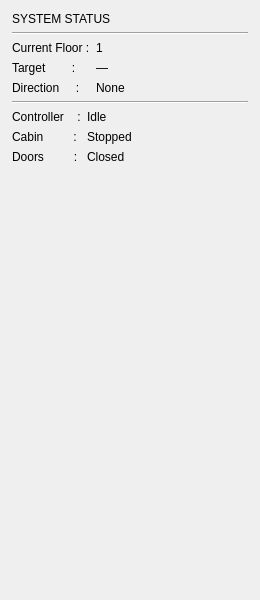
<?xml version="1.0" encoding="UTF-8"?>
<ui version="4.0">
 <class>StatusPanel</class>
 <widget class="QWidget" name="StatusPanel">
  <property name="geometry">
   <rect>
    <x>0</x>
    <y>0</y>
    <width>260</width>
    <height>600</height>
   </rect>
  </property>
  <layout class="QVBoxLayout" name="mainLayout">
   <property name="spacing">
    <number>6</number>
   </property>
   <property name="leftMargin">
    <number>12</number>
   </property>
   <property name="topMargin">
    <number>12</number>
   </property>
   <property name="rightMargin">
    <number>12</number>
   </property>
   <property name="bottomMargin">
    <number>12</number>
   </property>
   <item>
    <widget class="QLabel" name="titleLabel">
     <property name="objectName">
      <string notr="true">panelTitle</string>
     </property>
     <property name="text">
      <string>SYSTEM STATUS</string>
     </property>
    </widget>
   </item>
   <item>
    <widget class="QFrame" name="divider1">
     <property name="objectName">
      <string notr="true">dividerLine</string>
     </property>
     <property name="frameShape">
      <enum>QFrame::HLine</enum>
     </property>
     <property name="frameShadow">
      <enum>QFrame::Sunken</enum>
     </property>
    </widget>
   </item>
   <item>
    <layout class="QFormLayout" name="positionForm">
     <property name="fieldGrowthPolicy">
      <enum>QFormLayout::AllNonFixedFieldsGrow</enum>
     </property>
     <property name="rowWrapPolicy">
      <enum>QFormLayout::DontWrapRows</enum>
     </property>
     <item row="0" column="0">
      <widget class="QLabel" name="currentFloorKeyLabel">
       <property name="objectName">
        <string notr="true">statusKey</string>
       </property>
       <property name="text">
        <string>Current Floor :</string>
       </property>
      </widget>
     </item>
     <item row="0" column="1">
      <widget class="QLabel" name="currentFloorValue">
       <property name="objectName">
        <string notr="true">statusValue</string>
       </property>
       <property name="text">
        <string>1</string>
       </property>
      </widget>
     </item>
     <item row="1" column="0">
      <widget class="QLabel" name="targetKeyLabel">
       <property name="objectName">
        <string notr="true">statusKey</string>
       </property>
       <property name="text">
        <string>Target        :</string>
       </property>
      </widget>
     </item>
     <item row="1" column="1">
      <widget class="QLabel" name="targetValue">
       <property name="objectName">
        <string notr="true">statusValue</string>
       </property>
       <property name="text">
        <string>—</string>
       </property>
      </widget>
     </item>
     <item row="2" column="0">
      <widget class="QLabel" name="directionKeyLabel">
       <property name="objectName">
        <string notr="true">statusKey</string>
       </property>
       <property name="text">
        <string>Direction     :</string>
       </property>
      </widget>
     </item>
     <item row="2" column="1">
      <widget class="QLabel" name="directionValue">
       <property name="objectName">
        <string notr="true">statusValue</string>
       </property>
       <property name="text">
        <string>None</string>
       </property>
      </widget>
     </item>
    </layout>
   </item>
   <item>
    <widget class="QFrame" name="divider2">
     <property name="objectName">
      <string notr="true">dividerLine</string>
     </property>
     <property name="frameShape">
      <enum>QFrame::HLine</enum>
     </property>
     <property name="frameShadow">
      <enum>QFrame::Sunken</enum>
     </property>
    </widget>
   </item>
   <item>
    <layout class="QFormLayout" name="statesForm">
     <property name="fieldGrowthPolicy">
      <enum>QFormLayout::AllNonFixedFieldsGrow</enum>
     </property>
     <property name="rowWrapPolicy">
      <enum>QFormLayout::DontWrapRows</enum>
     </property>
     <item row="0" column="0">
      <widget class="QLabel" name="controllerKeyLabel">
       <property name="objectName">
        <string notr="true">statusKey</string>
       </property>
       <property name="text">
        <string>Controller    :</string>
       </property>
      </widget>
     </item>
     <item row="0" column="1">
      <widget class="QLabel" name="controllerValue">
       <property name="objectName">
        <string notr="true">statusValue</string>
       </property>
       <property name="text">
        <string>Idle</string>
       </property>
      </widget>
     </item>
     <item row="1" column="0">
      <widget class="QLabel" name="cabinKeyLabel">
       <property name="objectName">
        <string notr="true">statusKey</string>
       </property>
       <property name="text">
        <string>Cabin         :</string>
       </property>
      </widget>
     </item>
     <item row="1" column="1">
      <widget class="QLabel" name="cabinValue">
       <property name="objectName">
        <string notr="true">statusValue</string>
       </property>
       <property name="text">
        <string>Stopped</string>
       </property>
      </widget>
     </item>
     <item row="2" column="0">
      <widget class="QLabel" name="doorsKeyLabel">
       <property name="objectName">
        <string notr="true">statusKey</string>
       </property>
       <property name="text">
        <string>Doors         :</string>
       </property>
      </widget>
     </item>
     <item row="2" column="1">
      <widget class="QLabel" name="doorsValue">
       <property name="objectName">
        <string notr="true">statusValue</string>
       </property>
       <property name="text">
        <string>Closed</string>
       </property>
      </widget>
     </item>
    </layout>
   </item>
   <item>
    <spacer name="verticalSpacer">
     <property name="orientation">
      <enum>Qt::Vertical</enum>
     </property>
     <property name="sizeHint" stdset="0">
      <size>
       <width>20</width>
       <height>40</height>
      </size>
     </property>
    </spacer>
   </item>
  </layout>
 </widget>
 <resources/>
 <connections/>
</ui>
